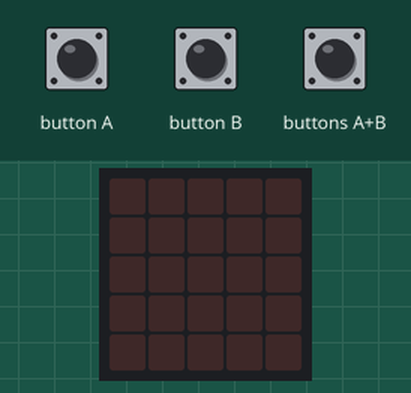
Recording of a program running on a simulated BBC micro:bit (MakeCode). On the bench: the board's 5×5 LED display. Inputs (shaded band) come from the test bench.

Above: at 1.2 s.
1.3 s: button A pressed for 0.15 s
At 2.5 s:
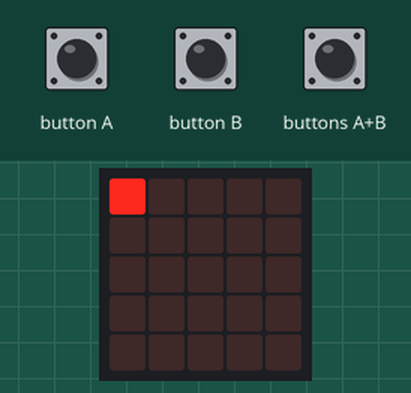
2.9 s: button B pressed for 0.15 s
At 3.7 s:
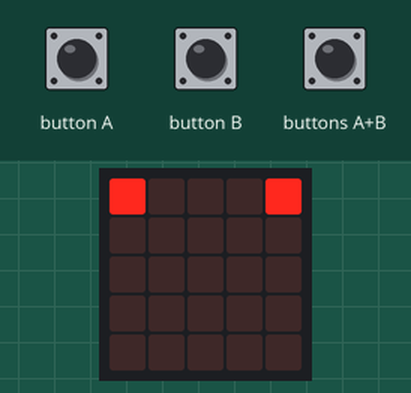
4.5 s: button A pressed for 0.15 s
At 5.0 s:
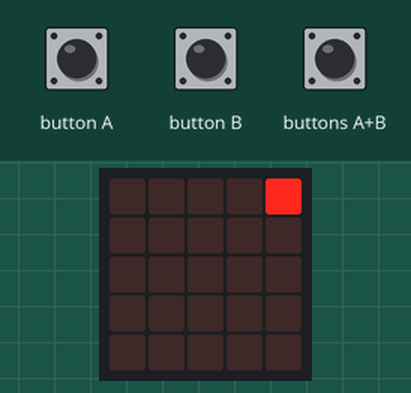
6.1 s: button B pressed for 0.15 s
At 7.4 s:
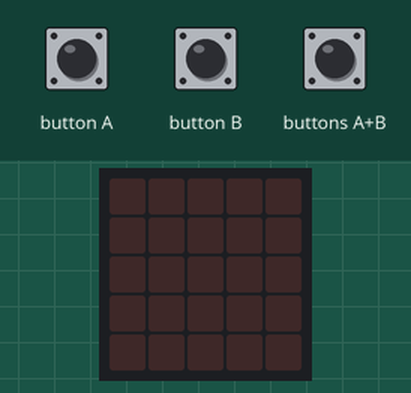
Timing chart, 0 to 8.7 s (numbered marks = the images above; inputs shaded):
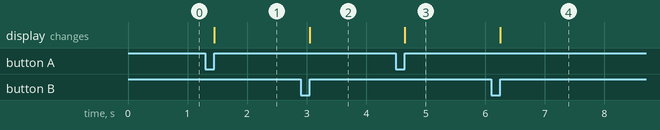

The program:

main.ts
```typescript
input.onButtonPressed(Button.A, function () {
    custom.sendKeyText("ABCDE")
    led.toggle(0, 0)
})
input.onButtonPressed(Button.AB, function () {
    custom.pressSimultaneouslyKey(SimultaneouslyKeyCode.LEFTCTRL)
    custom.sendKeyText("A")
    custom.sendKeyCode(KeyCode.DELETE)
})
input.onButtonPressed(Button.B, function () {
    custom.sendKeyText("abcde")
    led.toggle(4, 0)
})
let キー = 0
serial.redirect(
SerialPin.P0,
SerialPin.P1,
BaudRate.BaudRate115200
)
basic.forever(function () {

})
basic.forever(function () {
    if (キー != 0) {
        キー = 0
        basic.pause(50)
        led.unplot(2, 2)
        led.unplot(0, 2)
        led.unplot(2, 0)
        led.unplot(2, 4)
        led.unplot(4, 2)
    }
})
```

custom.ts
```typescript
/**
 * このファイルを使って、独自の関数やブロックを定義してください。
 * 詳しくはこちらを参照してください：https://makecode.microbit.org/blocks/custom
 */

enum KeyCode{
    //% block="BACKSPACE"
    BACKSPACE = 0x08,
    //% block="TAB"
    TAB = 0x09,
    //% block="ENTER"
    ENTER = 0x0A,
    //% block="ESC"
    ESC = 0x1B,
    //% block="SPACE"
    SPACE = 0x20,
    //% block="DELETE"
    DELETE = 0x7F,
    //% block="漢字"
    KANJI = 0x8D,
    //% block="CAPS LOCK"
    CAPSLOCK = 0x91,
    //% block="F1"
    F1 = 0x92,
    //% block="F2"
    F2 = 0x93,
    //% block="F3"
    F3 = 0x94,
    //% block="F4"
    F4 = 0x95,
    //% block="F5"
    F5 = 0x96,
    //% block="F6"
    F6 = 0x97,
    //% block="F7"
    F7 = 0x98,
    //% block="F8"
    F8 = 0x99,
    //% block="F9"
    F9 = 0x9A,
    //% block="F10"
    F10 = 0x9B,
    //% block="F11"
    F11 = 0x9C,
    //% block="F12"
    F12 = 0x9D,
    //% block="PRINT SCREEN"
    PRINTSCREEN = 0x9E,
    //% block="SCROLL LOCK"
    SCROLLLOCK = 0x9F,
    //% block="PAUSE"
    PAUSE = 0xA0,
    //% block="INSERT"
    INSERT = 0xA1,
    //% block="HOME"
    HOME = 0xA2,
    //% block="PAGE UP"
    PAGEUP = 0xA3,
    //% block="END"
    END = 0xA5,
    //% block="PAGE DOWN"
    PAGEDOWN = 0xA6,
    //% block="→"
    RIGHTARROW = 0xA7,
    //% block="←"
    LEFTARROW = 0xA8,
    //% block="↓"
    DOWNARROW = 0xA9,
    //% block="↑"
    UPARROW = 0xAA,
    //% block="カナ"
    KANA = 0xE0,
    //% block="変換"
    HENKAN = 0xE2,
    //% block="無変換"
    MUHENKAN = 0xE3
}

enum SimultaneouslyKeyCode{
    //% block="左CTRL"
    LEFTCTRL = 0xF8,
    //% block="左SHIFT"
    LEFTSHIFT = 0xF9,
    //% block="左ALT"
    LEFTALT = 0xFA,
    //% block="左GUI"
    LEFTGUI = 0xFB,
    //% block="右CTRL"
    RIGHTCTRL = 0xFC,
    //% block="右SHIFT"
    RIGHTSHIFT = 0xFD,
    //% block="右ALT"
    RIGHTALT = 0xFE,
    //% block="右GUI"
    RIGHTGUI = 0xFF,
}

/**
 * カスタムブロック
 */
//% weight=100 color=#734E30 icon="\uf287" block="キーコード"
namespace custom {
    let HexList = "0123456789ABCDEF";
    /**
     * テキストをキーコードに変換して送信します
     * @param value テキスト, eg: ""
     */
    //% block="文字列をキーコード列に変換して書き出す %value"
    export function sendKeyText(value: string): void {
        //radio.sendString(value)
        serial.writeString(value)
    }

    /**
     * キーコードを送信します
     * @param value キーコード, eg: "KeyCode.ENTER"
     */
    //% block="キーコードを書き出す %value"
    export function sendKeyCode(value: KeyCode): void {
        //radio.sendNumber(value)
        let bufr = pins.createBuffer(1)
        bufr.setUint8(0, value)
        serial.writeBuffer(bufr)
    }

    /**
     * キーコードを送信し、押しっぱなしにします
     * @param value キーコード, eg: "SimultaneouslyKeyCode.LEFTCTRL"
     */
    //% block="キーを押しっぱなしにする %value"
    export function pressSimultaneouslyKey(value: SimultaneouslyKeyCode): void {
        //radio.sendNumber(value)
        let bufr = pins.createBuffer(1)
        bufr.setUint8(0, value)
        serial.writeBuffer(bufr)
    }

    /**
     * 押しっぱなしのキーを離します
     */
    //% block="キーをすべて離す"
    export function releaseSimultaneouslyKey(): void {
        //radio.sendNumber(0)
        let bufr = pins.createBuffer(1)
        bufr.setUint8(0, 0)
        serial.writeBuffer(bufr)
    }
}
```

test.ts
```typescript
// テストはここに来ます。このパッケージが拡張機能として使用されるときにはコンパイルされません。
```

Measured:
- after the input at 1.3 s, the display: changes after 0.15 s (image 1)
- after the input at 2.9 s, the display: changes after 0.15 s (image 2)
- after the input at 4.5 s, the display: changes after 0.15 s (image 3)
- after the input at 6.1 s, the display: changes after 0.15 s (image 4)
